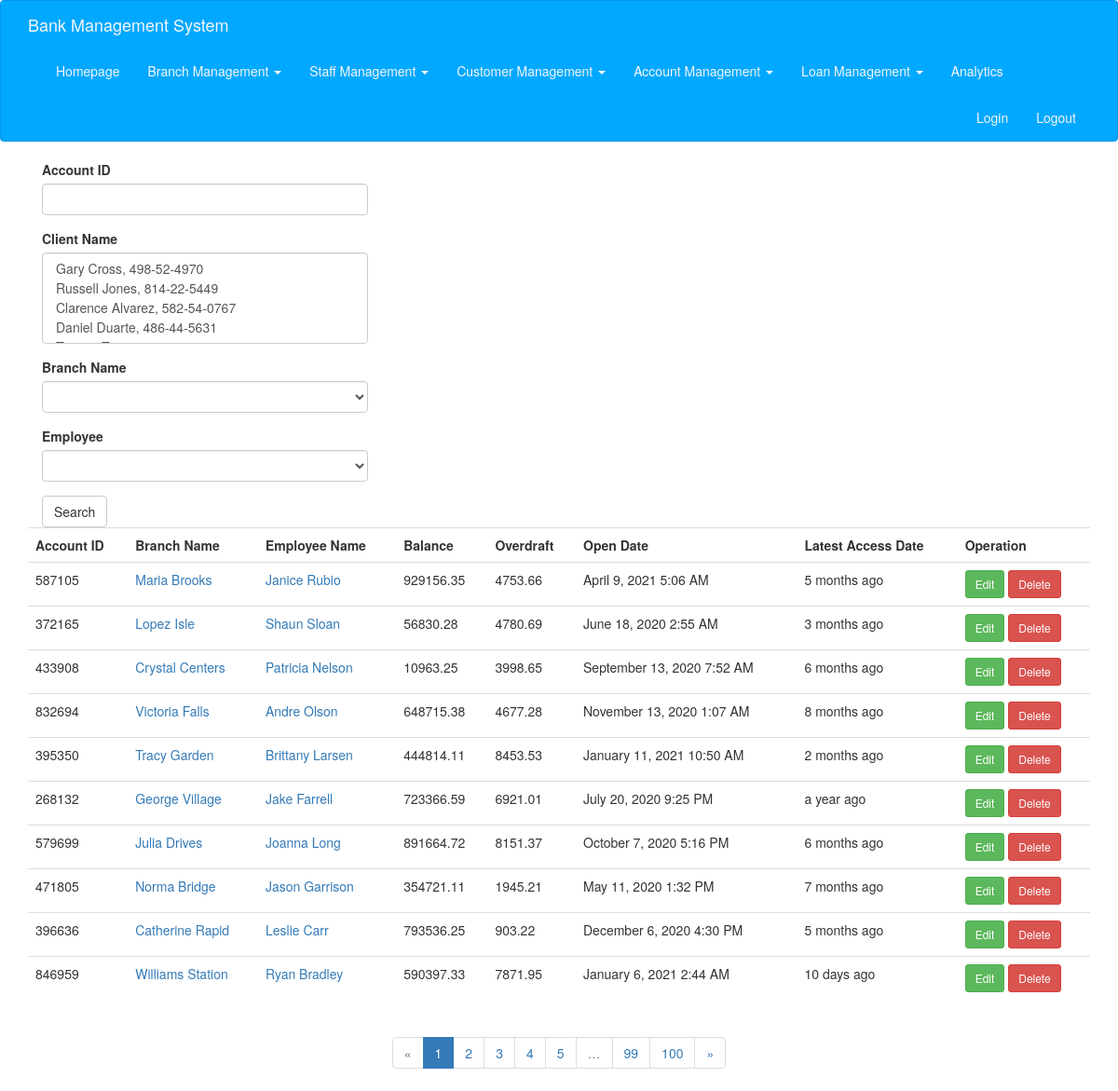
The page /check_account on the database its author committed.
### app/models.py (models this page shows, shortened)
class CheckAccount(db.Model):
    __tablename__ = 'checks'
    id = db.Column(db.String(20), primary_key=True)
    branch_name = db.Column(db.String(100), db.ForeignKey('branches.name'))
    employee_id = db.Column(db.String(20), db.ForeignKey('employees.id'))
    balance = db.Column(db.Float)
    open_date = db.Column(db.DateTime, default=datetime.utcnow)
    over_draft = db.Column(db.Float)
    last_access_date = db.Column(db.DateTime, default=datetime.utcnow)
    clients = db.relationship(
        'ClientCheck',
        foreign_keys=[ClientCheck.check_id],
        backref=db.backref('check_account', lazy='joined'),
        lazy='dynamic',
        cascade='all, delete-orphan'
    )

class Branch(db.Model):
    __tablename__ = 'branches'
    name = db.Column(db.String(100), primary_key=True)
    city = db.Column(db.String(20))
    asset = db.Column(db.Integer)
    employees = db.relationship('Employee', backref='branch', lazy='dynamic')
    loans = db.relationship('Loan', backref='branch', lazy='dynamic')
    saving_accounts = db.relationship(
        'SavingAccount', backref='branch', lazy='dynamic')
    check_accounts = db.relationship(
        'CheckAccount', backref='branch', lazy='dynamic')

class Employee(db.Model):
    __tablename__ = 'employees'
    id = db.Column(db.String(20), primary_key=True)
    branch_name = db.Column(db.String(100), db.ForeignKey('branches.name'))
    name = db.Column(db.String(20))
    phone = db.Column(db.String(15))
    address = db.Column(db.String(256))
    enroll_date = db.Column(db.Date, default=date.today())
    saving_accounts_managed = db.relationship(
        'SavingAccount', backref='employee', lazy='dynamic')
    check_accounts_managed = db.relationship(
        'CheckAccount', backref='employee', lazy='dynamic')
    loans_managed = db.relationship('Loan', backref='employee', lazy='dynamic')

### app/main/views.py (the view, shortened to what this page needs)
@main.route('/check_account', methods=['GET', 'POST'])
def check_account():
    form = CheckAccountSearchForm()
    query = CheckAccount.query
    search_ca_id = request.cookies.get('search_ca_id', '')
    search_ca_branch_name = request.cookies.get('search_ca_branch_name', '')
    search_ca_employee_id = request.cookies.get('search_ca_employee_id', '')
    search_ca_clients = request.cookies.get('search_ca_clients', '')
    if search_ca_clients != '':
        search_ca_clients = search_ca_clients.split(',')
    else:
        search_ca_clients = []
    if search_ca_id != '':
        query = query.filter_by(id=search_ca_id)
        form.id.data = search_ca_id
    if search_ca_branch_name != '':
        query = query.filter_by(branch_name=search_ca_branch_name)
        form.branch_name.data = search_ca_branch_name
    if search_ca_employee_id != '':
        query = query.filter_by(employee_id=search_ca_employee_id)
        form.employee_id.data = search_ca_employee_id
    if search_ca_clients != []:
        for c_id in search_ca_clients:
            query = query.filter(CheckAccount.clients.any(client_id=c_id))
        form.clients.data = search_ca_clients
    page = request.args.get('page', 1, type=int)
    pagination = query.paginate(
        page, per_page=current_app.config['ITEMS_PER_PAGE'], error_out=False)
    check_accounts = pagination.items
    return render_template('check_account.html', form=form, check_accounts=check_accounts, pagination=pagination)

### app/main/forms.py
class CheckAccountSearchForm(FlaskForm):
    id = StringField("Account ID", validators=[])
    clients = SelectMultipleField("Client Name", validators=[])
    branch_name = SelectField('Branch Name')
    employee_id = SelectField('Employee')
    submit = SubmitField("Search")
    def __init__(self, *args, **kwargs):
        super(CheckAccountSearchForm, self).__init__(*args, **kwargs)
        self.branch_name.choices = [('', '')]
        self.branch_name.choices.extend([(branch.name, branch.name)
                             for branch in Branch.query.all()])
        self.clients.choices = [(client.id, client.name + ', ' + client.id)
                             for client in Client.query.all()]
        self.employee_id.choices = [('', '')]
        self.employee_id.choices.extend([(employee.id, employee.name + ', ' + employee.id)
                             for employee in Employee.query.all()])

### app/templates/check_account.html (shortened to what this page needs)
{% extends "base.html" %}
{% import "bootstrap/wtf.html" as wtf %}
{% import "_macros.html" as macros %}
{% block page_content %}
<div class="col-md-4">
    {{ wtf.quick_form(form) }}
</div>
{% include '_check_account.html' %}
{% if pagination %}
<div class="pagination">
    {{ macros.pagination_widget(pagination, '.check_account') }}
</div>
{% endif %}
{% endblock %}

### app/templates/_check_account.html
<table class="table table-hover">
    <tr>
        <th>Account ID</th>
        <th>Branch Name</th>
        <th>Employee Name</th>
        <th>Balance</th>
        <th>Overdraft</th>
        <th>Open Date</th>
        <th>Latest Access Date</th>
        <th>Operation</th>
    </tr>
    {% for a in check_accounts %}
    <tr>
        <td>{{ a.id }}</td>
        <td><a href="{{ url_for('main.branch_edit', branch_name=a.branch.name) }}">{{ a.branch.name }}</a></td>
        <td><a href="{{ url_for('main.employee_edit', employee_id=a.employee.id) }}">{{ a.employee.name }}</a></td>
        <td>{{ a.balance }}</td>
        <td>{{ a.over_draft }}</td>
        <td>{{ moment(a.open_date).format('LLL') }} </td>
        <td>{{ moment(a.last_access_date).fromNow() }} </td>
        <td>
                <a class="btn btn-success btn-sm" type="buttoon" href="{{ url_for('main.check_account_edit', account_id=a.id) }}">Edit</a>
                <a class="btn btn-danger btn-sm" type="button" href="{{ url_for('main.check_account_delete', account_id=a.id) }}">Delete</a>
        </td>
    </tr>
    {% endfor %}
</table>

### app/static/styles.css (style rules this page uses)
div.pagination { width: 100%; text-align: center; padding: 0px; margin: 0px; }

### rows shown on the page
CheckAccount: id "587105", branch.name "Maria Brooks", employee.name "Janice Rubio", balance "929156.35", over_draft "4753.66", open_date "April 9, 2021 5:06 AM", last_access_date "5 months ago"
CheckAccount: id "372165", branch.name "Lopez Isle", employee.name "Shaun Sloan", balance "56830.28", over_draft "4780.69", open_date "June 18, 2020 2:55 AM", last_access_date "3 months ago"
CheckAccount: id "433908", branch.name "Crystal Centers", employee.name "Patricia Nelson", balance "10963.25", over_draft "3998.65", open_date "September 13, 2020 7:52 AM", last_access_date "6 months ago"
CheckAccount: id "832694", branch.name "Victoria Falls", employee.name "Andre Olson", balance "648715.38", over_draft "4677.28", open_date "November 13, 2020 1:07 AM", last_access_date "8 months ago"
CheckAccount: id "395350", branch.name "Tracy Garden", employee.name "Brittany Larsen", balance "444814.11", over_draft "8453.53", open_date "January 11, 2021 10:50 AM", last_access_date "2 months ago"
CheckAccount: id "268132", branch.name "George Village", employee.name "Jake Farrell", balance "723366.59", over_draft "6921.01", open_date "July 20, 2020 9:25 PM", last_access_date "a year ago"
CheckAccount: id "579699", branch.name "Julia Drives", employee.name "Joanna Long", balance "891664.72", over_draft "8151.37", open_date "October 7, 2020 5:16 PM", last_access_date "6 months ago"
CheckAccount: id "471805", branch.name "Norma Bridge", employee.name "Jason Garrison", balance "354721.11", over_draft "1945.21", open_date "May 11, 2020 1:32 PM", last_access_date "7 months ago"
CheckAccount: id "396636", branch.name "Catherine Rapid", employee.name "Leslie Carr", balance "793536.25", over_draft "903.22", open_date "December 6, 2020 4:30 PM", last_access_date "5 months ago"
CheckAccount: id "846959", branch.name "Williams Station", employee.name "Ryan Bradley", balance "590397.33", over_draft "7871.95", open_date "January 6, 2021 2:44 AM", last_access_date "10 days ago"

### other values the page prints
{{ p }} "1"
{{ p }} "2" "3" "4" "5" "99" "100"
